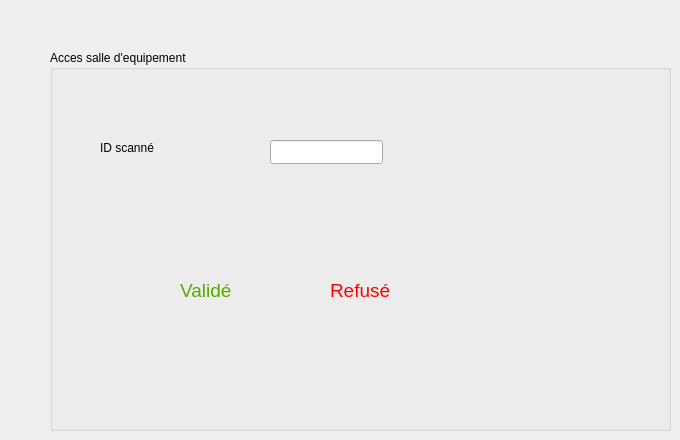
    <widget class="QWidget" name="tab_8">
     <attribute name="title">
      <string>Acces</string>
     </attribute>
     <widget class="QGroupBox" name="groupBox_3">
      <property name="geometry">
       <rect>
        <x>50</x>
        <y>50</y>
        <width>621</width>
        <height>381</height>
       </rect>
      </property>
      <property name="title">
       <string>Acces salle d'equipement</string>
      </property>
      <widget class="QLabel" name="label_10">
       <property name="geometry">
        <rect>
         <x>50</x>
         <y>90</y>
         <width>101</width>
         <height>16</height>
        </rect>
       </property>
       <property name="text">
        <string>ID scanné</string>
       </property>
      </widget>
      <widget class="QLineEdit" name="id_scanne">
       <property name="geometry">
        <rect>
         <x>220</x>
         <y>90</y>
         <width>113</width>
         <height>24</height>
        </rect>
       </property>
      </widget>
      <widget class="QLabel" name="acces">
       <property name="geometry">
        <rect>
         <x>130</x>
         <y>220</y>
         <width>81</width>
         <height>41</height>
        </rect>
       </property>
       <property name="text">
        <string>&lt;html&gt;&lt;head/&gt;&lt;body&gt;&lt;p&gt;&lt;span style=&quot; font-size:14pt; color:#55aa00;&quot;&gt;Validé&lt;/span&gt;&lt;/p&gt;&lt;/body&gt;&lt;/html&gt;</string>
       </property>
      </widget>
      <widget class="QLabel" name="refuse">
       <property name="geometry">
        <rect>
         <x>280</x>
         <y>210</y>
         <width>81</width>
         <height>61</height>
        </rect>
       </property>
       <property name="text">
        <string>&lt;html&gt;&lt;head/&gt;&lt;body&gt;&lt;p&gt;&lt;span style=&quot; font-size:14pt; color:#ff0000;&quot;&gt;Refusé&lt;/span&gt;&lt;/p&gt;&lt;/body&gt;&lt;/html&gt;</string>
       </property>
      </widget>
     </widget>
    </widget>
